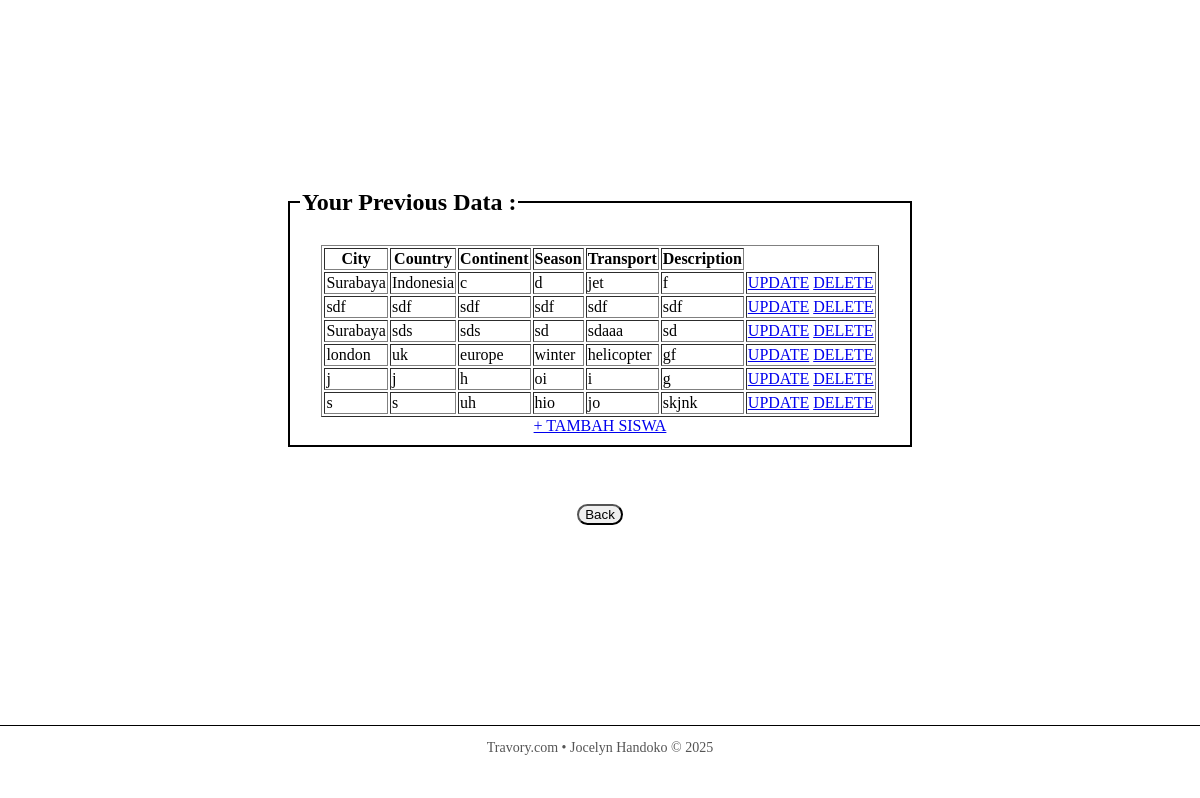
The app's page /0datashow.php with its own data.
### tables this page shows
CREATE TABLE `datas` (
  `city` varchar(100) NOT NULL,
  `country` varchar(100) NOT NULL,
  `continent` varchar(100) NOT NULL,
  `season` varchar(100) NOT NULL,
  `transport` varchar(200) NOT NULL,
  `desc1` varchar(200) NOT NULL,
  `id_datas` int NOT NULL
);

### 0datashow.php (the view, shortened to what this page needs)
<!DOCTYPE html>
<html lang="en">
<head>
    <link rel = "stylesheet" href="0datashow.css?v=<?= time()?>">
</head>
<body style="background-image: url(ztrybg4.png);background-repeat:no-repeat;background-size:cover; margin-top:130px;">
    <fieldset>
        <legend><h2>Your Previous Data :</h2></legend>
        <table style="background-color: rgba(255, 255, 255, 0.8);" align="center" border="1">
            <tr>
                <th>City</th>
                <th>Country</th>
                <th>Continent</th>
                <th>Season</th>
                <th>Transport</th>
                <th>Description</th>
            </tr>
            <?php
            include 'koneksi.php';
            $data = mysqli_query($koneksi, "select * from datas");
            while($d = mysqli_fetch_array($data)){
                ?>
                <tr>
                    <td><?php echo $d['city']; ?></td>
                    <td><?php echo $d['country']; ?></td>
                    <td><?php echo $d['continent']; ?></td>
                    <td><?php echo $d['season']; ?></td>
                    <td><?php echo $d['transport']; ?></td>
                    <td><?php echo $d['desc1']; ?></td>
                    <td>
                        <a href="4update.php?id=<?php echo $d['id_datas']; ?>">UPDATE</a>
                        <a href="5delete.php?id=<?php echo $d['id_datas']; ?>">DELETE</a>
                    </td>
                </tr>
                <?php
            }
            ?>
        </table>
        <a href="data.php">+ TAMBAH SISWA</a>
    </fieldset>
    <br>
    <button style="border-radius:30px"><a style="color:black;text-decoration:none" href="data.php">Back</a></button>
    <footer style="background-color:white; width:100%; text-align:center; border-top:1px solid black; margin-top:200px;" class="footer">
            <p>Travory.com • Jocelyn Handoko © 2025</p>
    </footer>
</body>
</html>

### 0datashow.css (style rules this page uses)
body { display: flex; min-height: 80vh; justify-content: center; align-items: center; flex-direction: column; width: 100%; margin: 0; }
fieldset { display: flex; flex-direction: column; justify-content: center; align-items: center; margin:auto; width: 50%; border: 2px solid black; padding: 10px; }
.footer { width: 100%; text-align: center; border-top: 1px solid #292929; font-size: 14px; color: #555; background: #fafafa; margin-top: 40px; }

### records on screen
datas: city "Surabaya", country "Indonesia", continent "c", season "d", transport "jet", desc1 "f"
datas: city "sdf", country "sdf", continent "sdf", season "sdf", transport "sdf", desc1 "sdf"
datas: city "Surabaya", country "sds", continent "sds", season "sd", transport "sdaaa", desc1 "sd"
datas: city "london", country "uk", continent "europe", season "winter", transport "helicopter", desc1 "gf"
datas: city "j", country "j", continent "h", season "oi", transport "i", desc1 "g"
datas: city "s", country "s", continent "uh", season "hio", transport "jo", desc1 "skjnk"
